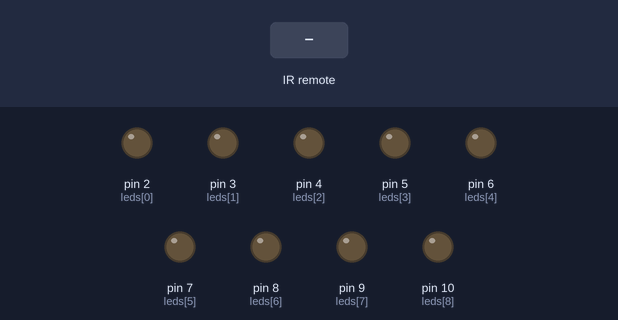
A sketch run on a simulated Arduino Uno, built with avr-gcc and run on an emulated ATmega328P. Parts: output pins drawn as LEDs (lit = HIGH). Dashed ring = blinking. The inputs (shaded band) are chosen by the test bench.

Above: at 1.2 s.
1.3 s: infrared code 0x1C received
At 2.5 s:
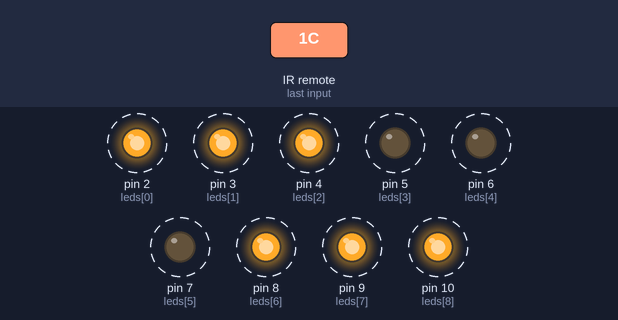
4.3 s: infrared code 0x45 received
At 4.8 s:
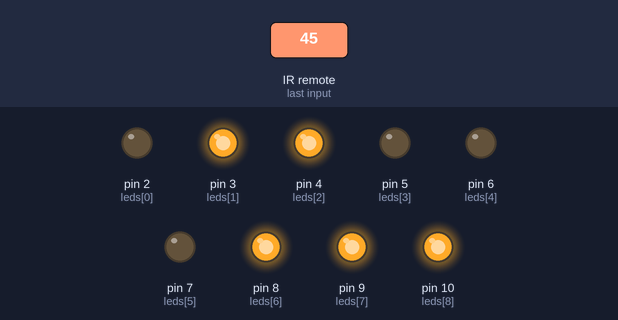
5.8 s: infrared code 0x46 received
At 7.0 s:
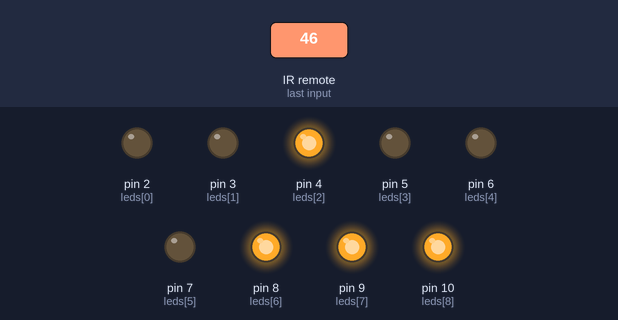
7.3 s: infrared code 0x47 received
At 8.3 s:
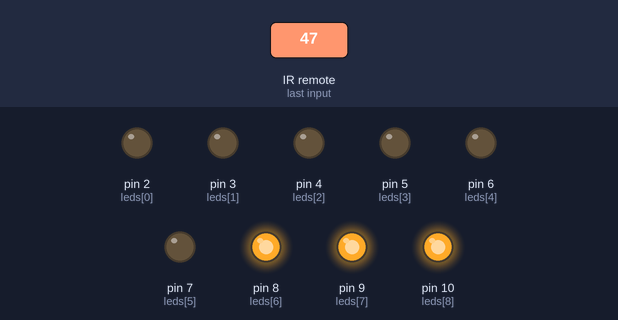
8.8 s: infrared code 0x44 received
At 9.4 s:
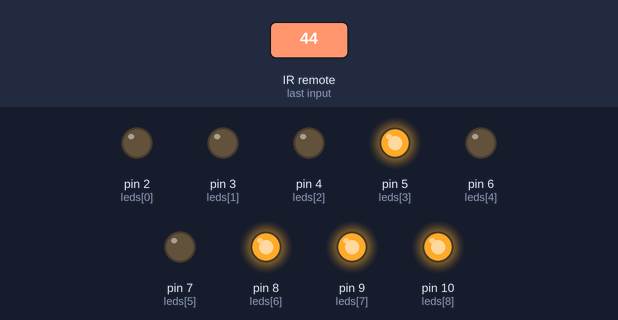
10.3 s: infrared code 0x40 received
At 10.6 s:
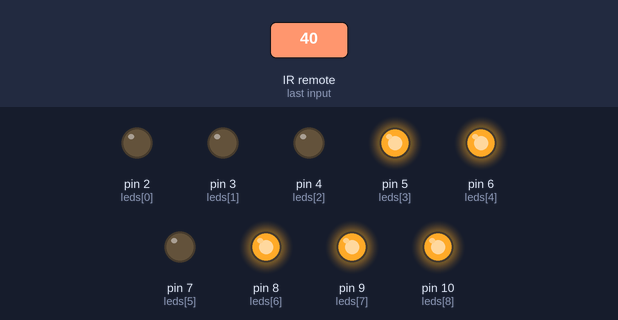
Timing chart, 0 to 12.8 s (numbered marks = the images above; inputs shaded):
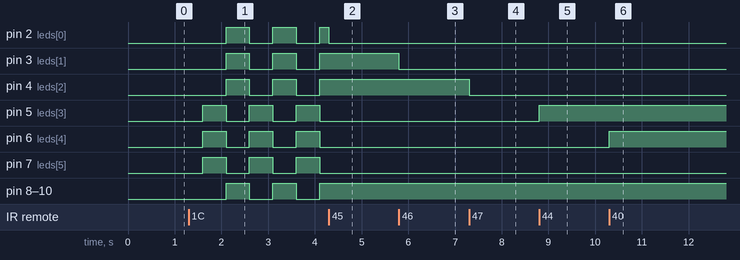

The sketch:

jeux_lumiere.ino
```cpp
#include <IRremote.h>

int IR_RECEIVE_PIN = 11;
int leds[9] = {2,3,4,5,6,7,8,9,10}; // 0-2 Rouge, 3-5 Jaune, 6-8 Bleu

int rouge[3] = {0,1,2};
int jaune[3] = {3,4,5};
int bleu[3] = {6,7,8};

// Modes toggle
bool modeAlternance = false; // OK
bool modeChenilleD = false; // DROITE
bool modeChenilleG = false; // GAUCHE

unsigned long lastAction = 0;
bool altState = false; // false=BR on, true=J on
int chenillePos = 0;

void setup() {
  Serial.begin(9600);
  IrReceiver.begin(IR_RECEIVE_PIN, ENABLE_LED_FEEDBACK);
  for(int i=0; i<9; i++) {
    pinMode(leds[i], OUTPUT);
    digitalWrite(leds[i], LOW);
  }
}

void eteindreTout() {
  for(int i=0; i<9; i++) digitalWrite(leds[i], LOW);
}

void loop() {
  if(IrReceiver.decode()) {
    uint16_t cmd = IrReceiver.decodedIRData.command;

    // 1-9 = LED individuelle
    if(cmd >= 0x01 && cmd <= 0x09) {
      modeAlternance = modeChenilleD = modeChenilleG = false;
      int ledIndex = cmd - 1;
      digitalWrite(leds[ledIndex],!digitalRead(leds[ledIndex]));
    }

// Touches 1-9 = toggle LED individuelle avec TES codes
if(cmd == 0x45) { modeAlternance = modeChenilleD = modeChenilleG = false; digitalWrite(leds[0],!digitalRead(leds[0])); } // 1
if(cmd == 0x46) { modeAlternance = modeChenilleD = modeChenilleG = false; digitalWrite(leds[1],!digitalRead(leds[1])); } // 2
if(cmd == 0x47) { modeAlternance = modeChenilleD = modeChenilleG = false; digitalWrite(leds[2],!digitalRead(leds[2])); } // 3
if(cmd == 0x44) { modeAlternance = modeChenilleD = modeChenilleG = false; digitalWrite(leds[3],!digitalRead(leds[3])); } // 4
if(cmd == 0x40) { modeAlternance = modeChenilleD = modeChenilleG = false; digitalWrite(leds[4],!digitalRead(leds[4])); } // 5
if(cmd == 0x43) { modeAlternance = modeChenilleD = modeChenilleG = false; digitalWrite(leds[5],!digitalRead(leds[5])); } // 6
if(cmd == 0x7) { modeAlternance = modeChenilleD = modeChenilleG = false; digitalWrite(leds[6],!digitalRead(leds[6])); } // 7
if(cmd == 0x15) { modeAlternance = modeChenilleD = modeChenilleG = false; digitalWrite(leds[7],!digitalRead(leds[7])); } // 8
if(cmd == 0x9) { modeAlternance = modeChenilleD = modeChenilleG = false; digitalWrite(leds[8],!digitalRead(leds[8])); } // 9

    // OK = toggle alternance Jaune / Rouge+Bleu
    if(cmd == 0x1C) {
      modeAlternance =!modeAlternance;
      modeChenilleD = modeChenilleG = false;
      altState = false;
      if(!modeAlternance) eteindreTout();
      delay(300);
    }

    // DROITE 0x5A = toggle chenille droite->gauche
    if(cmd == 0x5A) {
      modeChenilleD =!modeChenilleD;
      modeAlternance = modeChenilleG = false;
      chenillePos = 8;
      if(!modeChenilleD) eteindreTout();
      delay(300);
    }

    // GAUCHE 0x08 = toggle chenille gauche->droite
    if(cmd == 0x08) {
      modeChenilleG =!modeChenilleG;
      modeAlternance = modeChenilleD = false;
      chenillePos = 0;
      if(!modeChenilleG) eteindreTout();
      delay(300);
    }

    IrReceiver.resume();
  }

  // Mode alternance OK : 500ms
  if(modeAlternance && millis() - lastAction >= 500) {
    lastAction = millis();
    altState =!altState;

    if(altState) { // Jaune ON
      for(int i=0; i<3; i++) digitalWrite(leds[jaune[i]], HIGH);
      for(int i=0; i<3; i++) digitalWrite(leds[rouge[i]], LOW);
      for(int i=0; i<3; i++) digitalWrite(leds[bleu[i]], LOW);
    } else { // Rouge+Bleu ON
      for(int i=0; i<3; i++) digitalWrite(leds[jaune[i]], LOW);
      for(int i=0; i<3; i++) digitalWrite(leds[rouge[i]], HIGH);
      for(int i=0; i<3; i++) digitalWrite(leds[bleu[i]], HIGH);
    }
  }

  // Mode chenille DROITE : 150ms par LED
  if(modeChenilleD && millis() - lastAction >= 150) {
    lastAction = millis();
    eteindreTout();
    digitalWrite(leds[chenillePos], HIGH);
    chenillePos--;
    if(chenillePos < 0) chenillePos = 8; // reboucle
  }

  // Mode chenille GAUCHE : 150ms par LED
  if(modeChenilleG && millis() - lastAction >= 150) {
    lastAction = millis();
    eteindreTout();
    digitalWrite(leds[chenillePos], HIGH);
    chenillePos++;
    if(chenillePos > 8) chenillePos = 0; // reboucle
  }
}
```

Measured:
- after the input at 1.3 s, pin 2 (leds[0]), pin 3 (leds[1]), pin 4 (leds[2]), pin 8 (leds[6]), pin 9 (leds[7]), pin 10 (leds[8]): alternates HIGH for 0.50 s and LOW for 0.50 s, starting after 0.80 s; pin 5 (leds[3]), pin 6 (leds[4]), pin 7 (leds[5]): alternates HIGH for 0.50 s and LOW for 0.50 s, starting after 0.30 s
- after the input at 4.3 s, pin 3 (leds[1]), pin 4 (leds[2]), pin 8 (leds[6]), pin 9 (leds[7]), pin 10 (leds[8]): stays HIGH (without the input it goes to LOW after 0.30 s); pin 5 (leds[3]), pin 6 (leds[4]), pin 7 (leds[5]): stays LOW (without the input it goes to HIGH after 0.30 s)
- after the input at 5.8 s, pin 3 (leds[1]): HIGH → LOW at once
- after the input at 7.3 s, pin 4 (leds[2]): HIGH → LOW at once
- after the input at 8.8 s, pin 5 (leds[3]): LOW → HIGH at once
- after the input at 10.3 s, pin 6 (leds[4]): LOW → HIGH at once
